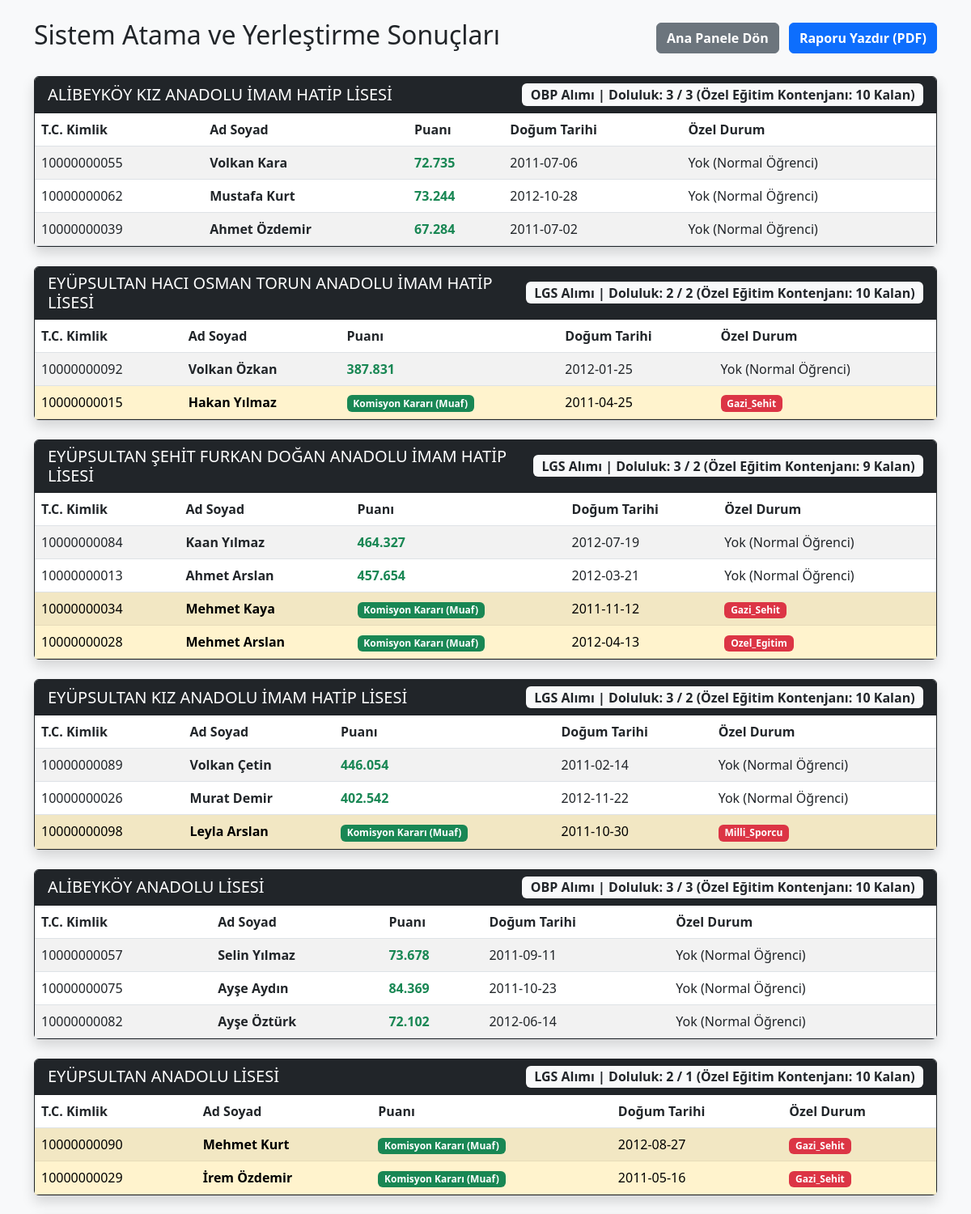
Page /eslestirme (signed in, upper part) on the committed database.
### tables this page shows
CREATE TABLE tbl_okullar (
            okul_id INTEGER PRIMARY KEY AUTOINCREMENT,
            okul_adi VARCHAR(200),
            okul_turu VARCHAR(50), 
            kontenjan INTEGER,
            taban_puan FLOAT
        , ozel_egitim_kontenjan INTEGER DEFAULT 10);

CREATE TABLE tbl_ogrenciler (
            tc_kimlik VARCHAR(11) PRIMARY KEY,
            ad_soyad VARCHAR(100),
            dogum_tarihi DATE,
            medeni_durum BOOLEAN,
            mevcut_okul_id INTEGER,
            sinif_seviyesi INTEGER,
            sinif_tekrar_sayisi INTEGER,
            lgs_puani FLOAT,
            obp_puani FLOAT,
            ozel_durum_kodu VARCHAR(50),
            kayit_alani VARCHAR(50),
            tercih_1 VARCHAR(200),
            tercih_2 VARCHAR(200),
            tercih_3 VARCHAR(200)
        );

### app.py (the view)
@app.route('/eslestirme')
def eslestirme_motoru():
    if not session.get('oturum_acik'): return redirect(url_for('login'))
    conn = sqlite3.connect(DB_YOLU)
    conn.row_factory = sqlite3.Row
    cursor = conn.cursor()
    cursor.execute("SELECT * FROM tbl_okullar")
    okullar_db = cursor.fetchall()
    okullar = {}
    for row in okullar_db:
        o_kontenjan = row['ozel_egitim_kontenjan'] if 'ozel_egitim_kontenjan' in row.keys() and row['ozel_egitim_kontenjan'] is not None else 10
        okullar[row['okul_adi'].strip()] = {
            'turu': str(row['okul_turu']).lower(),
            'kontenjan': int(row['kontenjan'] or 0),
            'taban': float(row['taban_puan'] or 0.0),
            'yerlesenler': [],
            'standart_yerlesen_sayisi': 0,
            'ozel_egitim_kalan': int(o_kontenjan),
            'orijinal_isim': row['okul_adi']
        }
    cursor.execute('''
        SELECT o.*
        FROM tbl_ogrenciler o
        LEFT JOIN tbl_nakil_talepleri t ON o.tc_kimlik = t.tc_kimlik
        WHERE t.talep_turu IS NULL OR t.talep_turu = 'Örgün Nakil Talebi'
    ''')
    tum_ogrenciler = [dict(row) for row in cursor.fetchall()]
    cursor.execute('''
        SELECT o.*, t.talep_turu, t.islem_durumu
        FROM tbl_ogrenciler o
        INNER JOIN tbl_nakil_talepleri t ON o.tc_kimlik = t.tc_kimlik
        WHERE t.talep_turu IN ('Açık Lise Geçiş Talebi', 'MESEM Geçiş Talebi')
    ''')
    ozel_komisyon_ogrencileri = [dict(row) for row in cursor.fetchall()]
    conn.close()
    yerlesim_sonuclari = {}
    yerlesen_tc = set()
    def is_lgs(turu): return any(k in turu for k in ['merkezi', 'lgs', 'sınav', 'sinav'])
    def ozel_mi(durum):
        durum = str(durum).strip()
        return 'Yok' not in durum and durum not in ['None', '']
    def is_ozel_egitim(durum):
        d = str(durum).strip().lower().replace('_', ' ').replace('ğ', 'g').replace('ı', 'i').replace('ö', 'o').replace('ü', 'u').replace('ş', 's').replace('ç', 'c')
        return 'ozel egitim' in d or 'ozelegitim' in d
    def kayit_puani(alan): return 3 if alan == 'Kayit_Alaninda' else 2 if alan == 'Komsu_Kayit_Alani' else 1
    lgs_adaylari = [o for o in tum_ogrenciler if float(o.get('lgs_puani') or 0.0) > 0]
    lgs_adaylari.sort(key=lambda x: (float(x.get('lgs_puani') or 0.0), x.get('dogum_tarihi', '')), reverse=True)
    for ogrenci in lgs_adaylari:
        if ogrenci['tc_kimlik'] in yerlesen_tc: continue
        tercihler = [str(ogrenci.get(f'tercih_{i}') or '').strip() for i in range(1, 4)]
        for tercih in tercihler:
            if tercih in okullar and is_lgs(okullar[tercih]['turu']):
                hedef = okullar[tercih]
                is_muaf = ozel_mi(ogrenci.get('ozel_durum_kodu'))
                is_oe = is_ozel_egitim(ogrenci.get('ozel_durum_kodu'))
                if is_oe:
                    if hedef['ozel_egitim_kalan'] <= 0: continue
                    hedef['yerlesenler'].append(ogrenci)
                    yerlesen_tc.add(ogrenci['tc_kimlik'])
                    hedef['ozel_egitim_kalan'] -= 1
                    break
                elif is_muaf and not is_oe:
                    hedef['yerlesenler'].append(ogrenci)
                    yerlesen_tc.add(ogrenci['tc_kimlik'])
                    hedef['standart_yerlesen_sayisi'] += 1
                    break
                else:
                    if hedef['standart_yerlesen_sayisi'] < hedef['kontenjan']:
                        if float(ogrenci.get('lgs_puani') or 0.0) >= hedef['taban']:
                            hedef['yerlesenler'].append(ogrenci)
                            yerlesen_tc.add(ogrenci['tc_kimlik'])
                            hedef['standart_yerlesen_sayisi'] += 1
                            break
    obp_adaylari = [o for o in tum_ogrenciler if o['tc_kimlik'] not in yerlesen_tc]
    obp_adaylari.sort(key=lambda x: (kayit_puani(x.get('kayit_alani', 'Diger')), float(x.get('obp_puani') or 0.0), x.get('dogum_tarihi', '')), reverse=True)
    for ogrenci in obp_adaylari:
        tercihler = [str(ogrenci.get(f'tercih_{i}') or '').strip() for i in range(1, 4)]
        for tercih in tercihler:
            if tercih in okullar and not is_lgs(okullar[tercih]['turu']):
                hedef = okullar[tercih]
                is_muaf = ozel_mi(ogrenci.get('ozel_durum_kodu'))
                is_oe = is_ozel_egitim(ogrenci.get('ozel_durum_kodu'))
                if is_oe:
                    if hedef['ozel_egitim_kalan'] <= 0: continue
                    hedef['yerlesenler'].append(ogrenci)
                    yerlesen_tc.add(ogrenci['tc_kimlik'])
                    hedef['ozel_egitim_kalan'] -= 1
                    break
                elif is_muaf and not is_oe:
                    hedef['yerlesenler'].append(ogrenci)
                    yerlesen_tc.add(ogrenci['tc_kimlik'])
                    hedef['standart_yerlesen_sayisi'] += 1
                    break
                else:
                    if hedef['standart_yerlesen_sayisi'] < hedef['kontenjan']:
                        hedef['yerlesenler'].append(ogrenci)
                        yerlesen_tc.add(ogrenci['tc_kimlik'])
                        hedef['standart_yerlesen_sayisi'] += 1
                        break
    kalan_adaylar = [o for o in tum_ogrenciler if o['tc_kimlik'] not in yerlesen_tc]
    kalan_adaylar.sort(key=lambda x: (kayit_puani(x.get('kayit_alani', 'Diger')), float(x.get('obp_puani') or 0.0), x.get('dogum_tarihi', '')), reverse=True)
    bos_okullar = [okul for okul in okullar.values() if not is_lgs(okul['turu']) and (okul['standart_yerlesen_sayisi'] < okul['kontenjan'] or okul['ozel_egitim_kalan'] > 0)]
    def okul_onceligi(okul_adi):
        ad_lower = okul_adi.lower()
        if 'meslek' in ad_lower or 'mesleki' in ad_lower or 'teknik' in ad_lower: return 2
        if 'imam' in ad_lower or 'hatip' in ad_lower: return 2
        return 1
    bos_okullar.sort(key=lambda x: (okul_onceligi(x['orijinal_isim']), x['kontenjan'] - x['standart_yerlesen_sayisi']), reverse=True)
    for ogrenci in kalan_adaylar:
        is_oe = is_ozel_egitim(ogrenci.get('ozel_durum_kodu'))
        for hedef_okul in bos_okullar:
            if is_oe:
                if hedef_okul['ozel_egitim_kalan'] > 0:
                    hedef_okul['yerlesenler'].append(ogrenci)
                    yerlesen_tc.add(ogrenci['tc_kimlik'])
                    hedef_okul['ozel_egitim_kalan'] -= 1
                    break
            else:
                if hedef_okul['standart_yerlesen_sayisi'] < hedef_okul['kontenjan']:
                    hedef_okul['yerlesenler'].append(ogrenci)
                    yerlesen_tc.add(ogrenci['tc_kimlik'])
                    hedef_okul['standart_yerlesen_sayisi'] += 1
                    break
    for ad, okul in okullar.items():
        yerlesim_sonuclari[okul['orijinal_isim']] = {
            'turu': 'LGS' if is_lgs(okul['turu']) else 'OBP',
            'ogrenciler': okul['yerlesenler'],
            'doluluk': f"{okul['standart_yerlesen_sayisi']} / {okul['kontenjan']} (Özel Eğitim Kontenjanı: {okul['ozel_egitim_kalan']} Kalan)"
        }
    gercekten_acikta_kalanlar = [o for o in tum_ogrenciler if o['tc_kimlik'] not in yerlesen_tc]
    if yerlesen_tc:
        db_conn = sqlite3.connect(DB_YOLU)
        db_cursor = db_conn.cursor()
        for okul_adi, okul_bilgisi in yerlesim_sonuclari.items():
            for kazanan_ogrenci in okul_bilgisi['ogrenciler']:
                db_cursor.execute("""
                    UPDATE tbl_nakil_talepleri
                    SET islem_durumu='Onaylandı', yerlesen_okul=?
                    WHERE tc_kimlik=?
                """, (okul_adi, kazanan_ogrenci['tc_kimlik']))
        db_conn.commit()
        db_conn.close()
    return render_template('eslestirme.html',
                           sonuclar=yerlesim_sonuclari,
                           aciktakiler=gercekten_acikta_kalanlar,
                           komisyon_bekleyenler=ozel_komisyon_ogrencileri)

### templates/eslestirme.html (shortened to what this page needs)
<!DOCTYPE html>
<html lang="tr">
<head>
    <link href="https://cdn.jsdelivr.net/npm/bootstrap@5.3.0/dist/css/bootstrap.min.css" rel="stylesheet">
</head>
<body class="bg-light">
    <div class="container mt-4 mb-5">
        <div class="d-flex justify-content-between align-items-center mb-4 no-print">
            <h2>Sistem Atama ve Yerleştirme Sonuçları</h2>
            <div>
                <a href="/" class="btn btn-secondary fw-bold me-2">Ana Panele Dön</a>
                <button onclick="window.print()" class="btn btn-primary fw-bold">Raporu Yazdır (PDF)</button>
            </div>
        </div>
        {% for ad, veri in sonuclar.items() %}
        <div class="card shadow border-dark mb-4">
            <div class="card-header bg-dark text-white d-flex justify-content-between align-items-center">
                <h5 class="mb-0 text-uppercase">{{ ad }}</h5>
                <span class="badge bg-light text-dark fs-6">{{ veri.turu }} Alımı | Doluluk: {{ veri.doluluk }}</span>
            </div>
            <div class="card-body p-0 table-responsive">
                <table class="table table-striped table-hover mb-0">
                    <thead>
                        <tr>
                            <th>T.C. Kimlik</th>
                            <th>Ad Soyad</th>
                            <th>Puanı</th>
                            <th>Doğum Tarihi</th>
                            <th>Özel Durum</th>
                        </tr>
                    </thead>
                    <tbody>
                        {% for ogrenci in veri.ogrenciler %}
                        <tr class="{% if 'Yok' not in ogrenci.ozel_durum_kodu %}table-warning{% endif %}">
                            <td>{{ ogrenci.tc_kimlik }}</td>
                            <td><strong>{{ ogrenci.ad_soyad }}</strong></td>
                            <td class="fw-bold text-success">
                                {% if 'Yok' not in ogrenci.ozel_durum_kodu %}
                                    <span class="badge bg-success">Komisyon Kararı (Muaf)</span>
                                {% else %}
                                    {{ ogrenci.lgs_puani if veri.turu == 'LGS' else ogrenci.obp_puani }}
                                {% endif %}
                            </td>
                            <td>{{ ogrenci.dogum_tarihi }}</td>
                            <td>
                                {% if 'Yok' not in ogrenci.ozel_durum_kodu %}
                                    <span class="badge bg-danger">{{ ogrenci.ozel_durum_kodu }}</span>
                                {% else %}
                                    Yok (Normal Öğrenci)
                                {% endif %}
                            </td>
                        </tr>
                        {% else %}
                        <tr>
                            <td colspan="5" class="text-center text-muted">Bu okula henüz öğrenci yerleşmedi.</td>
                        </tr>
                        {% endfor %}
                    </tbody>
                </table>
            </div>
        </div>
        {% endfor %}
    </div>
</body>
</html>

### rows in the picture
tbl_okullar: okul_adi "ALİBEYKÖY KIZ ANADOLU İMAM HATİP LİSESİ", turu "OBP", doluluk "3 / 3 (Özel Eğitim Kontenjanı: 10 Kalan)"
tbl_ogrenciler: tc_kimlik "10000000055", ad_soyad "Volkan Kara", obp_puani "72.735", dogum_tarihi "2011-07-06", ozel_durum_kodu "Yok (Normal Öğrenci)"
tbl_ogrenciler: tc_kimlik "10000000062", ad_soyad "Mustafa Kurt", obp_puani "73.244", dogum_tarihi "2012-10-28", ozel_durum_kodu "Yok (Normal Öğrenci)"
tbl_ogrenciler: tc_kimlik "10000000039", ad_soyad "Ahmet Özdemir", obp_puani "67.284", dogum_tarihi "2011-07-02", ozel_durum_kodu "Yok (Normal Öğrenci)"
tbl_okullar: okul_adi "EYÜPSULTAN HACI OSMAN TORUN ANADOLU İMAM HATİP LİSESİ", turu "LGS", doluluk "2 / 2 (Özel Eğitim Kontenjanı: 10 Kalan)"
tbl_ogrenciler: tc_kimlik "10000000092", ad_soyad "Volkan Özkan", lgs_puani "387.831", dogum_tarihi "2012-01-25", ozel_durum_kodu "Yok (Normal Öğrenci)"
tbl_ogrenciler: tc_kimlik "10000000015", ad_soyad "Hakan Yılmaz", shows "Komisyon Kararı (Muaf)", dogum_tarihi "2011-04-25", ozel_durum_kodu "Gazi_Sehit"
tbl_okullar: okul_adi "EYÜPSULTAN ŞEHİT FURKAN DOĞAN ANADOLU İMAM HATİP LİSESİ", turu "LGS", doluluk "3 / 2 (Özel Eğitim Kontenjanı: 9 Kalan)"
tbl_ogrenciler: tc_kimlik "10000000084", ad_soyad "Kaan Yılmaz", lgs_puani "464.327", dogum_tarihi "2012-07-19", ozel_durum_kodu "Yok (Normal Öğrenci)"
tbl_ogrenciler: tc_kimlik "10000000013", ad_soyad "Ahmet Arslan", lgs_puani "457.654", dogum_tarihi "2012-03-21", ozel_durum_kodu "Yok (Normal Öğrenci)"
tbl_ogrenciler: tc_kimlik "10000000034", ad_soyad "Mehmet Kaya", shows "Komisyon Kararı (Muaf)", dogum_tarihi "2011-11-12", ozel_durum_kodu "Gazi_Sehit"
tbl_ogrenciler: tc_kimlik "10000000028", ad_soyad "Mehmet Arslan", shows "Komisyon Kararı (Muaf)", dogum_tarihi "2012-04-13", ozel_durum_kodu "Ozel_Egitim"
tbl_okullar: okul_adi "EYÜPSULTAN KIZ ANADOLU İMAM HATİP LİSESİ", turu "LGS", doluluk "3 / 2 (Özel Eğitim Kontenjanı: 10 Kalan)"
tbl_ogrenciler: tc_kimlik "10000000089", ad_soyad "Volkan Çetin", lgs_puani "446.054", dogum_tarihi "2011-02-14", ozel_durum_kodu "Yok (Normal Öğrenci)"
tbl_ogrenciler: tc_kimlik "10000000026", ad_soyad "Murat Demir", lgs_puani "402.542", dogum_tarihi "2012-11-22", ozel_durum_kodu "Yok (Normal Öğrenci)"
tbl_ogrenciler: tc_kimlik "10000000098", ad_soyad "Leyla Arslan", shows "Komisyon Kararı (Muaf)", dogum_tarihi "2011-10-30", ozel_durum_kodu "Milli_Sporcu"
tbl_okullar: okul_adi "ALİBEYKÖY ANADOLU LİSESİ", turu "OBP", doluluk "3 / 3 (Özel Eğitim Kontenjanı: 10 Kalan)"
tbl_ogrenciler: tc_kimlik "10000000057", ad_soyad "Selin Yılmaz", obp_puani "73.678", dogum_tarihi "2011-09-11", ozel_durum_kodu "Yok (Normal Öğrenci)"
tbl_ogrenciler: tc_kimlik "10000000075", ad_soyad "Ayşe Aydın", obp_puani "84.369", dogum_tarihi "2011-10-23", ozel_durum_kodu "Yok (Normal Öğrenci)"
tbl_ogrenciler: tc_kimlik "10000000082", ad_soyad "Ayşe Öztürk", obp_puani "72.102", dogum_tarihi "2012-06-14", ozel_durum_kodu "Yok (Normal Öğrenci)"
tbl_okullar: okul_adi "EYÜPSULTAN ANADOLU LİSESİ", turu "LGS", doluluk "2 / 1 (Özel Eğitim Kontenjanı: 10 Kalan)"
tbl_ogrenciler: tc_kimlik "10000000090", ad_soyad "Mehmet Kurt", shows "Komisyon Kararı (Muaf)", dogum_tarihi "2012-08-27", ozel_durum_kodu "Gazi_Sehit"
tbl_ogrenciler: tc_kimlik "10000000029", ad_soyad "İrem Özdemir", shows "Komisyon Kararı (Muaf)", dogum_tarihi "2011-05-16", ozel_durum_kodu "Gazi_Sehit"
